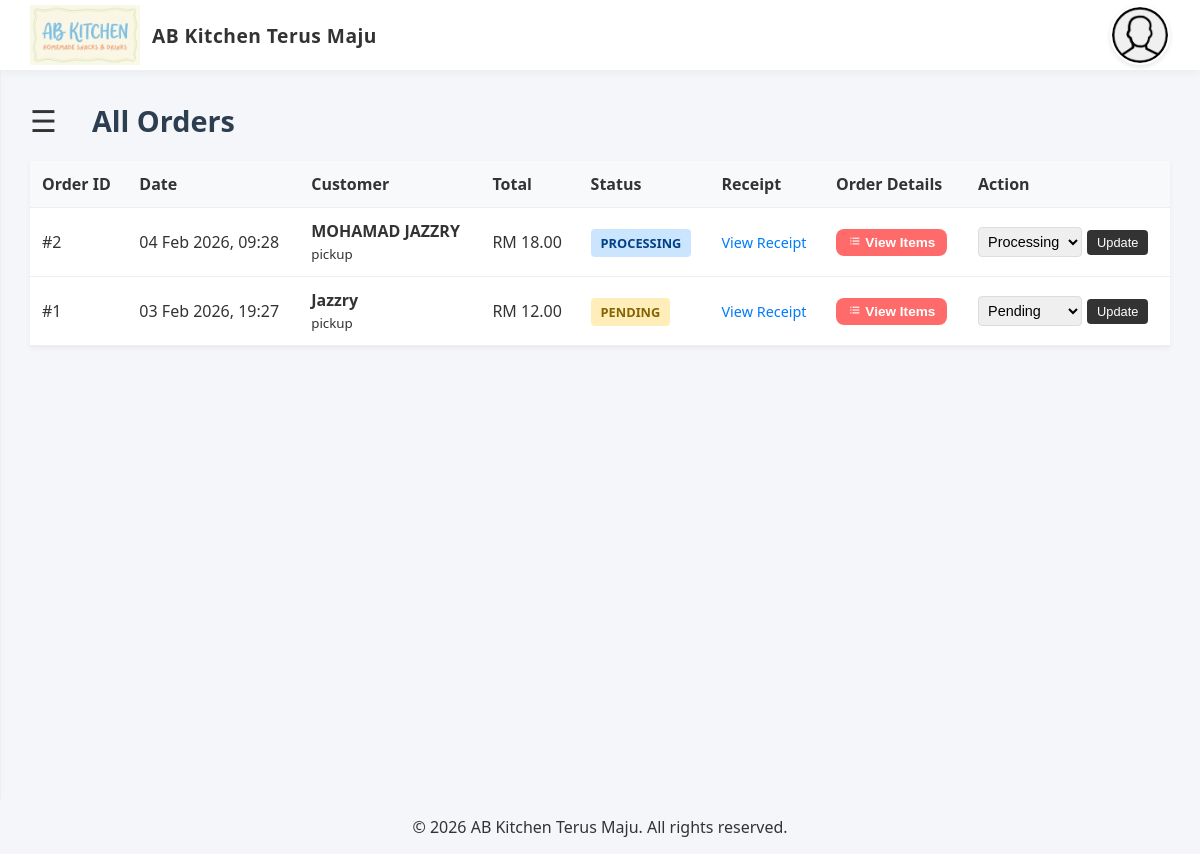
The page /pages/orders/list.php (signed in) on the database as committed earlier.
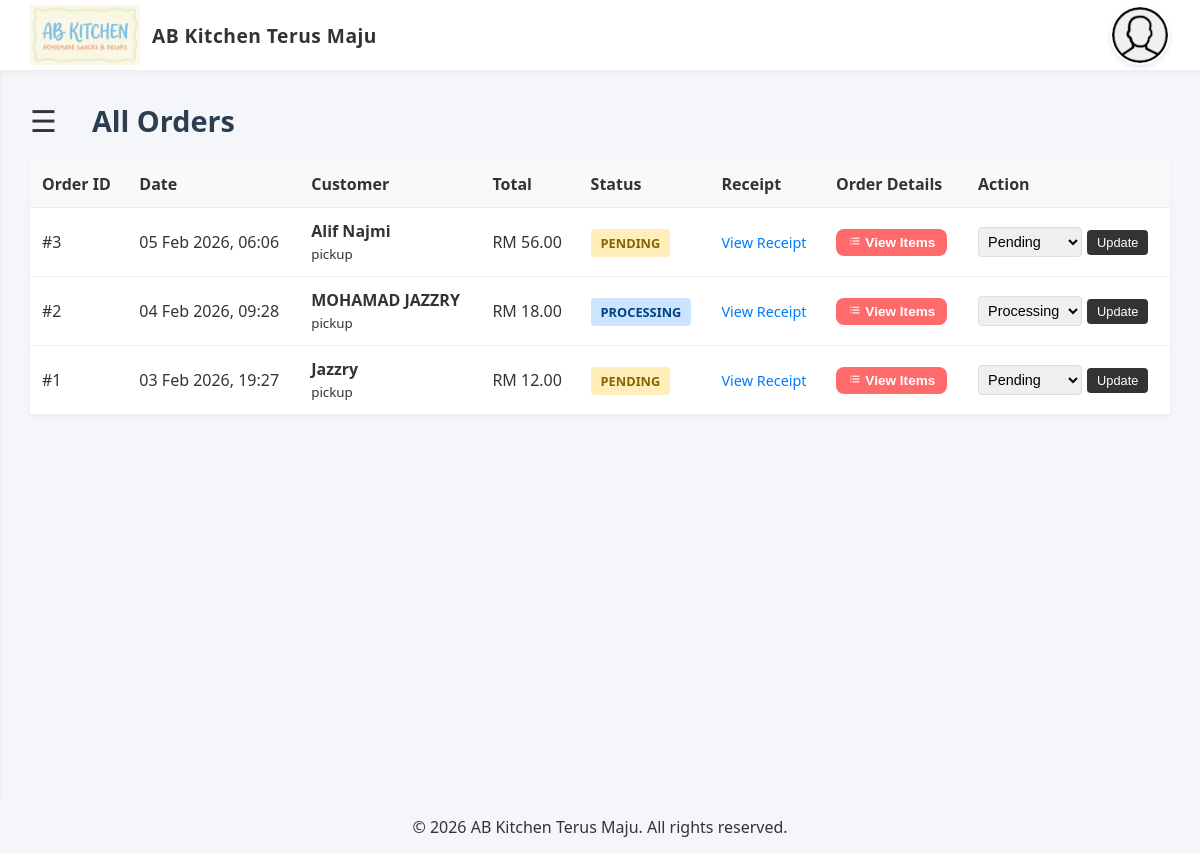
The same page on the database as committed later.
### tables this page shows
CREATE TABLE orders (
                id INTEGER PRIMARY KEY AUTOINCREMENT,
                user_id INTEGER, -- Cashier who processed the order
                customer_name TEXT, -- Optional, for reference
                total_amount REAL NOT NULL DEFAULT 0.00,
                status TEXT DEFAULT 'completed', -- 'pending', 'completed', 'cancelled'
                created_at DATETIME DEFAULT CURRENT_TIMESTAMP, customer_email TEXT, customer_phone TEXT, delivery_method TEXT DEFAULT 'pickup', shipping_address TEXT, payment_method TEXT DEFAULT 'manual', receipt_image TEXT,
                FOREIGN KEY (user_id) REFERENCES users(id) ON DELETE SET NULL
            );

### helpers.php (called while the page is built, shortened)
<?php
function get_settings($pdo) {
    try {
        $stmt = $pdo->query("SELECT setting_key, setting_value FROM settings");
        $settings = [];
        while ($row = $stmt->fetch(PDO::FETCH_ASSOC)) {
            $settings[$row['setting_key']] = $row['setting_value'];
        }
        return $settings;
    } catch (PDOException $e) {
        return [];
    }
}

### pages/orders/list.php (the view, shortened to what this page needs)
<?php
require_once '../../config/config.php';
require_once '../../header.php';
$filter_status = isset($_GET['status']) ? $_GET['status'] : '';
$sql = "SELECT * FROM orders";
$params = [];
$sql .= " ORDER BY created_at DESC";
$stmt = $pdo->prepare($sql);
$stmt->execute($params);
$orders = $stmt->fetchAll();
$page_title = $filter_status ? ucfirst($filter_status) . " Orders" : "All Orders";
?>
<!DOCTYPE html>
<html lang="en">
<head>
    <link rel="stylesheet" href="../../styles/admin_dashboard.css">
</head>
<body>
    <main class="dashboard-container" id="main">
        <div class="dashboard-header">
            <span class="menu-toggle" onclick="openNav(event)">&#9776;</span>
            <div class="welcome-banner">
                <h1><?= $page_title ?></h1>
            </div>
        </div>
        <table class="data-table">
            <thead>
                <tr>
                    <th>Order ID</th>
                    <th>Date</th>
                    <th>Customer</th>
                    <th>Total</th>
                    <th>Status</th>
                    <th>Receipt</th>
                    <th>Order Details</th>
                    <th>Action</th>
                </tr>
            </thead>
            <tbody>
                <?php if (empty($orders)): ?>
                    <tr><td colspan="7" style="text-align:center;padding:20px;color:#777;">No orders found.</td></tr>
                <?php else: ?>
                    <?php foreach ($orders as $o): ?>
                    <tr>
                        <td>#<?= $o['id'] ?></td>
                        <td><?= date('d M Y, H:i', strtotime($o['created_at'])) ?></td>
                        <td>
                            <strong><?= htmlspecialchars($o['customer_name'] ?? 'Guest') ?></strong><br>
                            <small><?= htmlspecialchars($o['delivery_method']) ?></small>
                        </td>
                        <td>RM <?= number_format($o['total_amount'], 2) ?></td>
                        <td>
                            <span class="badge status-<?= $o['status'] ?>"><?= $o['status'] ?></span>
                        </td>
                        <td>
                            <?php if (!empty($o['receipt_image'])): ?>
                                <a href="../../images/receipts/<?= htmlspecialchars($o['receipt_image']) ?>" target="_blank" class="btn-link">View Receipt</a>
                            <?php else: ?>
                                <span style="color:#999;">-</span>
                            <?php endif; ?>
                        </td>
                        <td>
                            <button type="button" onclick="viewItems(<?= $o['id'] ?>)" class="btn btn-primary" style="padding:6px 12px;font-size:0.85em;">
                                <i class='bx bx-list-ul'></i> View Items
                            </button>
                        </td>
                        <td>
                            <form method="POST" class="status-form">
                                <select name="status" class="status-select">
                                    <option value="pending" <?= $o['status']=='pending'?'selected':'' ?>>Pending</option>
                                    <option value="processing" <?= $o['status']=='processing'?'selected':'' ?>>Processing</option>
                                </select>
                                <button type="submit" class="btn-update">Update</button>
                            </form>
                        </td>
                    </tr>
                    <?php endforeach; ?>
                <?php endif; ?>
            </tbody>
        </table>
    </main>
    <?php include '../../footer.php'; ?>
</body>
</html>

### header.php (shortened to what this page needs)
<?php
require_once __DIR__ . '/config/config.php';
try {
    $stmt = $pdo->prepare("SELECT username, role, is_new FROM users WHERE id = ?");
    $stmt->execute([$_SESSION['user_id']]);
    $user = $stmt->fetch();
    $protocol = isset($_SERVER['HTTPS']) && $_SERVER['HTTPS'] === 'on' ? "https" : "http";
    $host = $_SERVER['HTTP_HOST'];
    $project_dir = str_replace($_SERVER['DOCUMENT_ROOT'], '', str_replace('\\', '/', __DIR__));
    $base_url = $protocol . "://" . $host . $project_dir . "/";
    $dashboard_url = match($user['role']) {
        'admin' => $base_url . 'pages/dashboard/admin_dashboard.php',
        'cashier' => $base_url . 'pages/dashboard/cashier_dashboard.php',
        default => $base_url . 'index.php'
    };
    require_once __DIR__ . '/helpers.php';
    $settings = get_settings($pdo);
    $store_name = $settings['store_name'] ?? 'AB Kitchen';
    $logo_path = !empty($settings['store_logo'])
        ? $base_url . 'images/settings/' . htmlspecialchars($settings['store_logo'])
        : $base_url . 'images/Logo.png';
} catch (Exception $e) {
    die("System Error");
}
?>
<!DOCTYPE html>
<html lang="en">
<head>
  <link rel="stylesheet" href="<?= $base_url ?>styles/header.css?v=<?= time() ?>">
  <link rel="stylesheet" href="<?= $base_url ?>styles/sidenav.css?v=<?= time() ?>">
  <link rel="stylesheet" href="<?= $base_url ?>styles/main_style.css?v=<?= time() ?>">
  <link href='https://unpkg.com/boxicons@2.1.4/css/boxicons.min.css' rel='stylesheet'>
</head>
<body>
  <header>
    <a href="<?= $dashboard_url ?>" class="logo">
      <img src="<?= $logo_path ?>" alt="Logo" onerror="this.src='<?= $base_url ?>images/icons/user.png'">
      <span><?= htmlspecialchars($store_name) ?></span>
    </a>
    <nav>
      <div class="profile" onclick="toggleProfileMenu()">
        <div class="profile-pic" style="background-image: url('<?= $base_url ?>images/icons/user.png')"></div>
      </div>
    </nav>
  </header>

### footer.php (shortened to what this page needs)
<footer style="text-align: center; margin-top: 5px;">
<?php
$footer_store_name = $settings['store_name'] ?? 'My Digital Store';
?>
    <p>© <?= date('Y') ?> <?= htmlspecialchars($footer_store_name) ?>. All rights reserved.</p>
</footer>

### styles/header.css (style rules this page uses)
header { background-color: white; color: #333; display: flex; justify-content: space-between; align-items: center; padding: 0 30px; height: 70px; box-shadow: 0 2px 10px rgba(0, 0, 0, 0.05); position: sticky; top: 0; z-index: 100; }
.logo { display: flex; align-items: center; gap: 12px; text-decoration: none; color: inherit; }
.logo img { height: 45px; width: auto; }
.logo span { font-size: 1.2rem; font-weight: 700; color: #333; letter-spacing: 0.5px; }
nav { display: flex; align-items: center; gap: 25px; }
.profile { position: relative; cursor: pointer; display: flex; align-items: center; gap: 10px; }
.profile-pic { width: 40px; height: 40px; border-radius: 50%; background-size: cover; background-position: center; background-color: #f0f0f0; border: 2px solid #fff; box-shadow: 0 2px 5px rgba(0, 0, 0, 0.1); }
.logo img { height: 60px; }
nav { display: flex; align-items: center; gap: 20px; }
.profile { position: relative; cursor: pointer; }
.profile-pic { width: 60px; height: 60px; border-radius: 50%; background-size: cover; background-position: center; background-color: #f0f0f0; }

### styles/main_style.css (style rules this page uses)
:root { --primary-color: #dcb5ff; --accent-color: #ff6b6b; --text-color: #333; --bg-color: #f4f6f9; --sidebar-bg: #fff; --header-height: 70px; --shadow-sm: 0 2px 5px rgba(0, 0, 0, 0.05); --shadow-md: 0 5px 15px rgba(0, 0, 0, 0.1); }
*, *::before, *::after { box-sizing: border-box; }
body { margin: 0; font-family: 'Outfit', 'Segoe UI', sans-serif; background-color: var(--bg-color); color: var(--text-color); overflow-x: hidden; }
main { background-color: var(--bg-color); color: var(--text-color); padding: 30px; min-height: calc(100vh - var(--header-height)); transition: margin-left .3s ease; flex: 1; max-width: 100%; }
main h1 { margin-bottom: 25px; font-size: 1.8rem; font-weight: 700; color: #2c3e50; }
.btn { padding: 10px 20px; border-radius: 8px; border: none; cursor: pointer; font-weight: 600; transition: all 0.2s; }
.btn-primary { background: var(--accent-color); color: white; }
.menu-toggle { font-size: 24px; cursor: pointer; margin-right: 15px; color: #555; display: inline-block; vertical-align: middle; }

### styles/admin_dashboard.css (style rules this page uses)
.dashboard-header { display: flex; align-items: center; gap: 20px; margin-bottom: 20px; }
.menu-toggle { font-size: 30px; cursor: pointer; color: #333; display: inline-block; }
.welcome-banner h1 { margin: 0; }

### pages/orders/list.php (style rules this page uses)
.data-table { width: 100%; border-collapse: collapse; background: white; box-shadow: 0 2px 5px rgba(0,0,0,0.05); }
.data-table th, .data-table td { padding: 12px; text-align: left; border-bottom: 1px solid #eee; }
.data-table th { background: #f8f9fa; }
.badge { padding: 5px 10px; border-radius: 4px; font-size: 0.8em; text-transform: uppercase; font-weight: bold; }
.status-pending { background: #ffeeba; color: #856404; }
.status-processing { background: #cce5ff; color: #004085; }
.btn-link { color: #007bff; text-decoration: none; font-size: 0.9em; }
.status-form { display: flex; gap: 5px; align-items: center; }
.status-select { padding: 5px; border: 1px solid #ddd; border-radius: 4px; font-size: 0.9em; }
.btn-update { padding: 5px 10px; background: #333; color: white; border: none; border-radius: 4px; cursor: pointer; font-size: 0.8em; }

Rows that differ between the two databases and show on the page:
added orders: id "3", created_at "05 Feb 2026, 06:06", customer_name "Alif Najmi", delivery_method "pickup", total_amount "56.00", status "PENDING", status "Pending"
